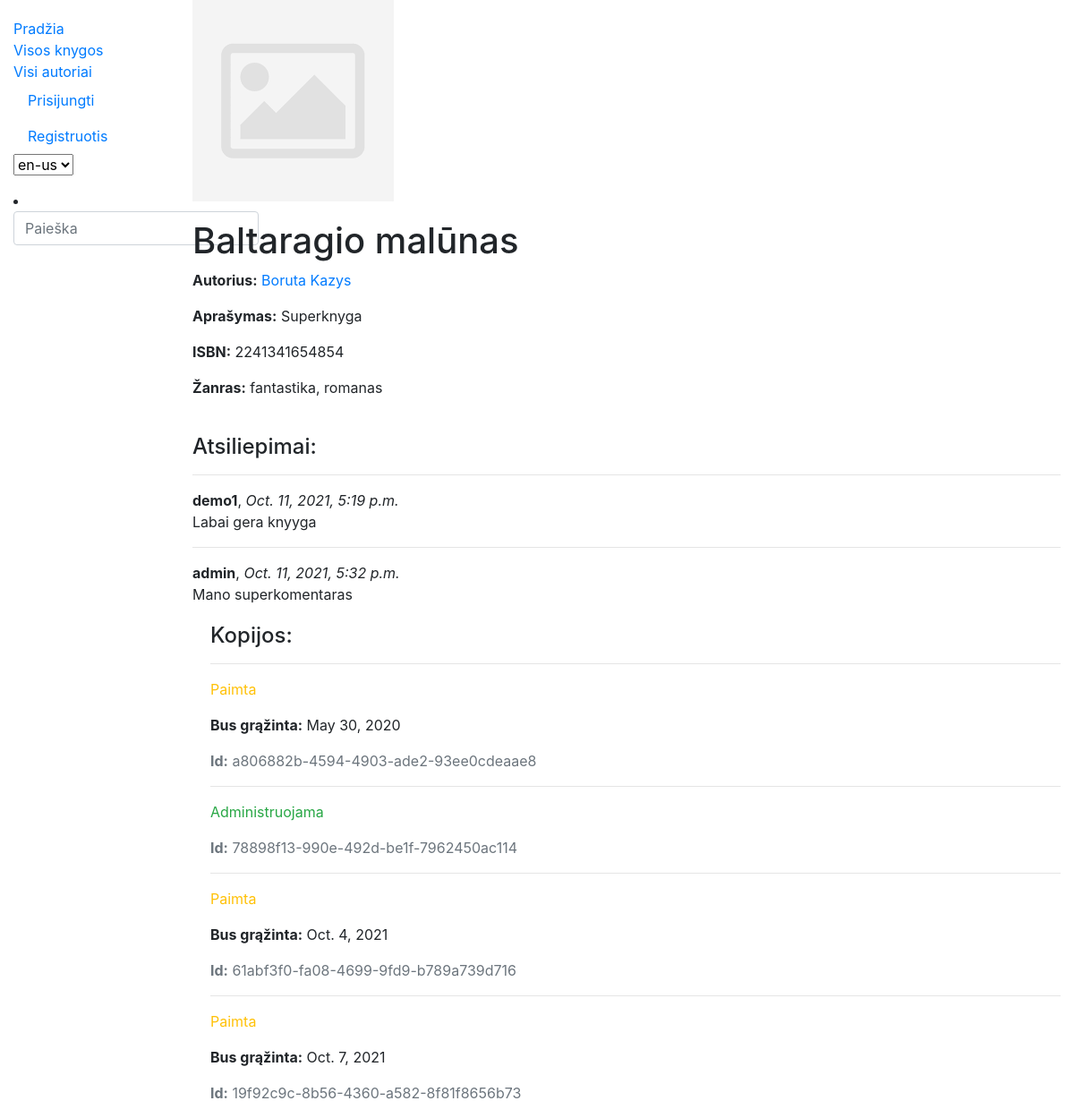
The page /library/books/1 on the database its author committed.
### library/models.py (models this page shows, shortened)
class Book(models.Model):
    title = models.CharField(_('Title'), max_length=200)
    author = models.ForeignKey('Author', on_delete=models.SET_NULL, null=True, related_name='books')
    summary = models.TextField(_('Summary'), max_length=1000, help_text=_('Shot book summary'))
    isbn = models.CharField('ISBN', max_length=13,
                            help_text='13 Simbolių <a href="https://www.isbn-international.org/content/what-isbn">ISBN kodas</a>')
    genre = models.ManyToManyField(Genre, help_text=_('Please choose genres'))
    cover = models.ImageField(_('Cover'), upload_to='covers', null=True)
    def display_genre(self):
        return ', '.join(genre.name for genre in self.genre.all()[:3])
    display_genre.short_description = 'Žanras'
    class Meta:
        verbose_name = 'Knyga'
        verbose_name_plural = 'Knygos'

class Author(models.Model):
    first_name = models.CharField('Vardas', max_length=100)
    last_name = models.CharField('Pavardė', max_length=100)
    description = HTMLField('Aprašymas', null=True)
    def display_books(self):
        return ', '.join(book.title for book in self.books.all()[:3])
    display_books.short_description = 'Knygos'
    class Meta:
        ordering = ['last_name', 'first_name']
        verbose_name = 'Autorius'
        verbose_name_plural = 'Autoriai'
    def __str__(self):
        return f'{self.last_name} {self.first_name}'

class Genre(models.Model):
    name = models.CharField('Pavadinimas', max_length=200, help_text='Įveskite knygos žanrą (pvz. detektyvas)')
    def __str__(self):
        return self.name
    class Meta:
        verbose_name = 'Žanras'
        verbose_name_plural = 'Žanrai'

class BookReview(models.Model):
    book = models.ForeignKey('Book', on_delete=models.SET_NULL, null=True, blank=True)
    reviewer = models.ForeignKey(User, on_delete=models.SET_NULL, null=True, blank=True)
    date_created = models.DateTimeField(auto_now_add=True)
    content = models.TextField('Atsiliepimas', max_length=2000)

class BookInstance(models.Model):
    id = models.UUIDField(primary_key=True, default=uuid.uuid4, help_text='Unikalus ID knygos kopijai')
    book = models.ForeignKey('Book', on_delete=models.SET_NULL, null=True)
    due_back = models.DateField('Bus prieinama', null=True, blank=True)
    reader = models.ForeignKey(User, on_delete=models.SET_NULL, null=True, blank=True)
    LOAN_STATUS = (
        ('a', 'Administruojama'),
        ('p', 'Paimta'),
        ('g', 'Galima paimti'),
        ('r', 'Rezervuota'),
    )
    status = models.CharField(
        max_length=1,
        choices=LOAN_STATUS,
        blank=True,
        default='p',
        help_text='Statusas',
    )
    class Meta:
        ordering = ['due_back']
        verbose_name = 'Knygos egzempliorius'
        verbose_name_plural = 'Knygų egzemplioriai'

### library/views.py (the view, shortened to what this page needs)
# urls.py: path('books/<int:pk>', views.BookDetailView.as_view(), name='book-detail'),
class BookDetailView(FormMixin, generic.DetailView):
    model = Book
    template_name = 'book_detail.html'
    form_class = BookReviewForm
    class Meta:
        ordering = ['title']
    def get_context_data(self, *args, **kwargs):
       context = super(BookDetailView, self).get_context_data(**kwargs)
       context['form'] = BookReviewForm(initial={'book': self.object})
       return context

### library/forms.py
class BookReviewForm(forms.ModelForm):
    class Meta:
        model = BookReview
        fields = ('content', 'book', 'reviewer',)
        widgets = {'book': forms.HiddenInput(), 'reviewer': forms.HiddenInput()}

### library/templates/book_detail.html (shortened to what this page needs)
{% extends "base.html" %}
{% block content %}
 {% load static %}
  {% if book.cover %}
    <img src="{{ book.cover.url }}" style="margin-bottom: 20px;">
  {% else %}
    <img src="{% static 'img/no-image.png' %}" style="margin-bottom: 20px;">
  {% endif %}
  <h1>{{ book.title }}</h1>
  <p><strong>Autorius:</strong> <a href="{% url 'author' book.author.pk %}">{{ book.author }}</a></p>
  <p><strong>Aprašymas:</strong> {{ book.summary }}</p>
  <p><strong>ISBN:</strong> {{ book.isbn }}</p>
  <p><strong>Žanras:</strong> {{ book.genre.all|join:", " }}</p>
  <h4>Atsiliepimai:</h4>
  {% if book.bookreview_set.all %}
    {% for review in book.bookreview_set.all %}
      <hr>
      <strong>{{ review.reviewer }}</strong>, <em>{{ review.date_created}}</em>
      <p>{{ review.content }}</p>
    {% endfor %}
  {% else %}
    <p>Knyga neturi atsiliepimų</p>
  {% endif %}
  <div style="margin-left:20px;margin-top:20px">
    <h4>Kopijos:</h4>
    {% for copy in book.bookinstance_set.all %}
      <hr>
      <p class="{% if copy.status == 'a' %}text-success{% elif copy.status == 'm' %}text-danger{% else %}text-warning{% endif %}">
        {{ copy.get_status_display }}
      </p>
      {% if copy.status != 'a' %}
        <p><strong>Bus grąžinta:</strong> {{ copy.due_back }}</p>
      {% endif %}
      <p class="text-muted"><strong>Id:</strong> {{ copy.id }}</p>
    {% endfor %}
  </div>
{% endblock %}

### rows shown on the page
Book: title "Baltaragio malūnas", author "Boruta Kazys", summary "Superknyga", isbn "2241341654854", genre.all "fantastika, romanas"
BookReview: reviewer "demo1", date_created "Oct. 11, 2021, 5:19 p.m.", content "Labai gera knyyga"
BookReview: reviewer "admin", date_created "Oct. 11, 2021, 5:32 p.m.", content "Mano superkomentaras"
BookInstance: status "Paimta", due_back "May 30, 2020", id "a806882b-4594-4903-ade2-93ee0cdeaae8"
BookInstance: status "Administruojama", id "78898f13-990e-492d-be1f-7962450ac114"
BookInstance: status "Paimta", due_back "Oct. 4, 2021", id "61abf3f0-fa08-4699-9fd9-b789a739d716"
BookInstance: status "Paimta", due_back "Oct. 7, 2021", id "19f92c9c-8b56-4360-a582-8f81f8656b73"

### other values the page prints
form field language "en-us"
